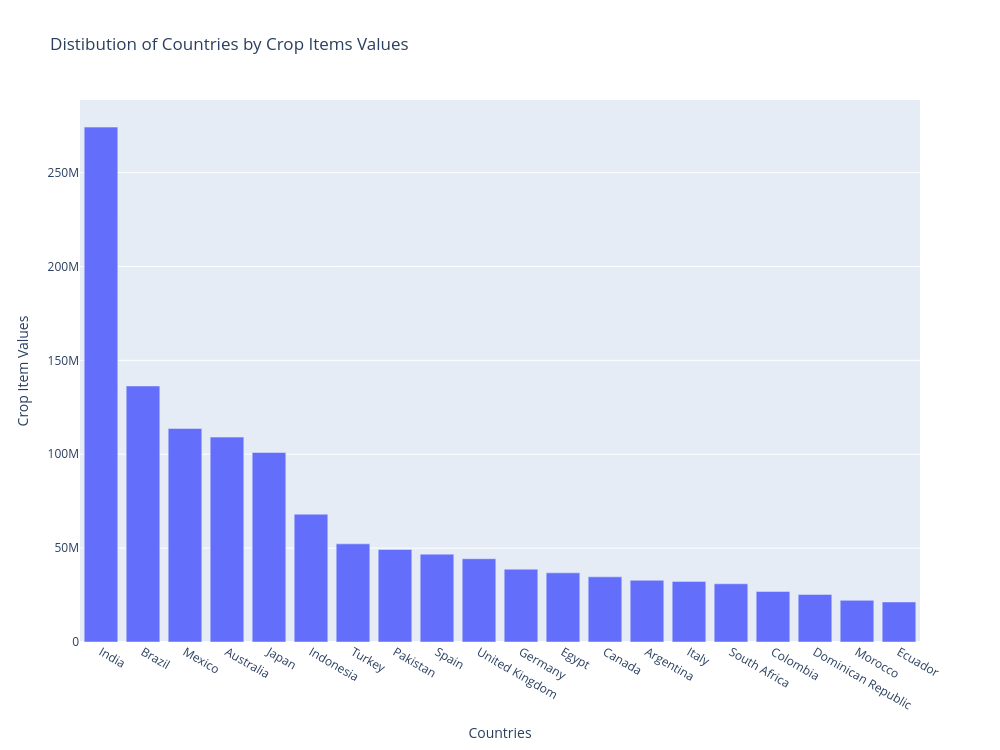

Notebook source saved alongside this figure:
### Code cell
#distribution of countries by crop values
area_values = df.groupby("area")["crop_value"].sum().sort_values(ascending=False).head(20)

fig3 = px.bar(
    x = area_values.index,
    y = area_values.values,
    title = "Distibution of Countries by Crop Items Values"
)
fig3.update_layout(
    width=1000,
    height=750,
    xaxis_title="Countries",
    yaxis_title= "Crop Item Values"
)

fig3.show()

### Figure 1 — Plotly figure (JSON) as saved in the notebook; plotly's stock layout.template omitted (floating-point values rounded to 4 significant figures)
{"data": [{"hovertemplate": "x=%{x}<br>y=%{y}<extra></extra>", "legendgroup": "", "marker": {"color": "#636efa", "pattern": {"shape": ""}}, "name": "", "orientation": "v", "showlegend": false, "textposition": "auto", "type": "bar", "x": ["India", "Brazil", "Mexico", "Australia", "Japan", "Indonesia", "Turkey", "Pakistan", "Spain", "United Kingdom", "Germany", "Egypt", "Canada", "Argentina", "Italy", "South Africa", "Colombia", "Dominican Republic", "Morocco", "Ecuador"], "xaxis": "x", "y": [274219558, 136340329, 113698872, 109111062, 100924145, 68067328, 52263950, 49264956, 46773540, 44335992, 38780463, 36828848, 34706922, 32864032, 32280700, 30999849, 26927138, 25312166, 22173010, 21315591], "yaxis": "y"}], "layout": {"barmode": "relative", "height": 750, "legend": {"tracegroupgap": 0}, "title": {"text": "Distibution of Countries by Crop Items Values"}, "width": 1000, "xaxis": {"anchor": "y", "domain": [0, 1], "title": {"text": "Countries"}}, "yaxis": {"anchor": "x", "domain": [0, 1], "title": {"text": "Crop Item Values"}}}}
